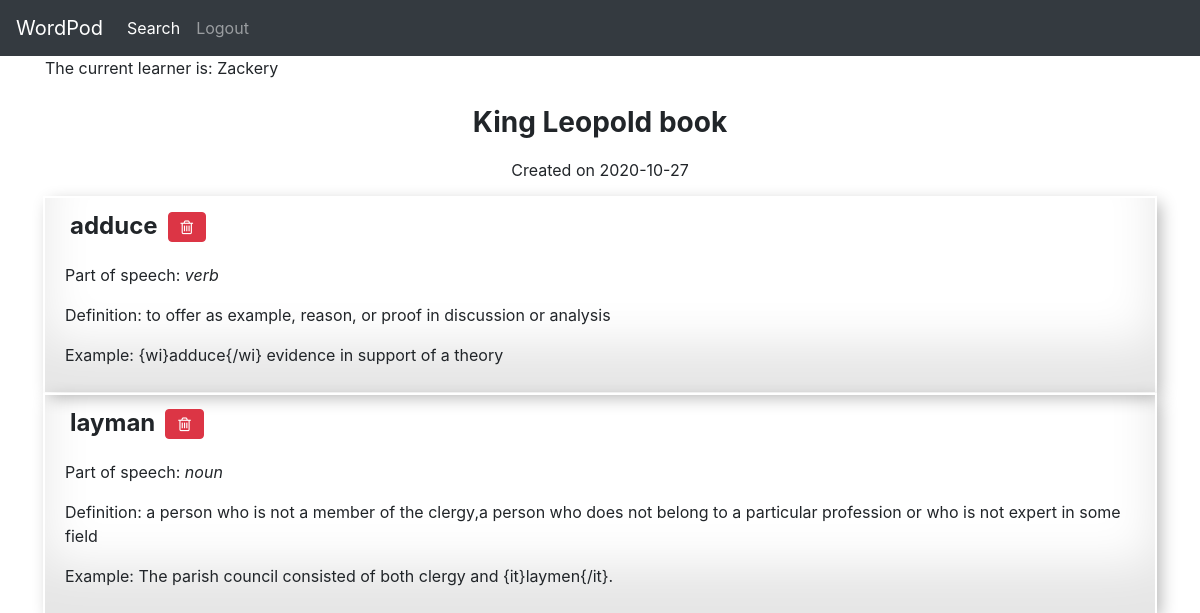
/index/8 (signed in), run on the app's committed database.
### app/models.py (models this page shows, shortened)
class User(UserMixin, db.Model):
    id=db.Column(db.Integer, primary_key=True)
    username=db.Column(db.String(64), index=True, unique=True)
    email=db.Column(db.String(120), index=True, unique=True)
    password_hash=db.Column(db.String(128))
    wordlists=db.relationship('Wordlist', backref='learner', lazy='dynamic')
    def __repr__(self):
        return self.username

class Wordlist(db.Model):
    id=db.Column(db.Integer, primary_key=True)
    title=db.Column(db.String(64), index=True, nullable=False)
    timestamp=db.Column(db.DateTime, index=True, default=datetime.utcnow)
    user_id=db.Column(db.Integer, db.ForeignKey('user.id'))

class Word(db.Model):
    id=db.Column(db.Integer, primary_key=True)
    name=db.Column(db.String(64), index=True)
    part=db.Column(db.String(64))
    definition=db.Column(db.String(128))
    example1=db.Column(db.String(128), nullable=True)
    wordlists = db.relationship('Wordlist', secondary=wordlist_word, backref='words', lazy= 'dynamic')
    def __repr__(self):
        return self.name

### app/routes.py (the view)
@app.route('/index/<int:wordlist_id>', methods=["GET", "POST"])
@login_required
def wordlists(wordlist_id):
    wordlist = Wordlist.query.get_or_404(wordlist_id)
    wl_words = wordlist.words
    print(wl_words)
    if wordlist:
        return render_template('wordlist.html', title=wordlist.title, wordlist=wordlist, wl_words=wl_words)
    else:
        msg = 'No wordlists were found'
        return render_template('wordlist.html', msg=msg)

### app/models.py (called while the page is built)
@login.user_loader
def load_user(id):
    return User.query.get(int(id))

### app/templates/wordlist.html (shortened to what this page needs)
{% extends 'base.html' %}
{% block metacontent %}
<link rel="stylesheet" href="https://cdnjs.cloudflare.com/ajax/libs/font-awesome/4.7.0/css/font-awesome.min.css">
{% endblock %}
{% block content %}
    <p>The current learner is: {{ wordlist.learner }}</p>
    <h3><strong>{{ wordlist.title }}</strong></h3>
    <p class="created-date">Created on {{ wordlist.timestamp.date() }}</p>
    {% for word in wl_words %}
        <div class="word-card">
            <div class="word-info">
                <div class="word">
                    <h4><strong> {{ word }}</strong></h4>
                </div>
                <div class="word">
                    <form action="{{url_for('delete_word', word_id=word.id)}}", method="POST">
                        <button type="submit" class="btn btn-danger" onclick="return confirm('Are you sure you want to delete this word?')"><i class="fa fa-trash-o"></i></button>
                    </form>
                </div>
            </div>
            <p>Part of speech: <em>{{ word.part }}</em></p>
            <p>Definition: {{ word.definition }}</p>
            <p>Example: {{ word.example1 }}</p>
        </div>
    {% endfor %}
{% endblock %}

### app/static/style.css (style rules this page uses)
.login-title, .created-date { text-align: center; }
h3 { text-align: center; padding: 10px; }
.wordlist-info, .word-info { display: flex; flex-direction: row; }
.wordlist-item, .word { padding: 5px; }
.word-card { margin-bottom: 3px; box-shadow: inset 0 -3em 3em rgba(0,0,0,0.1), 0 0 0 2px rgb(255,255,255), 0.3em 0.3em 1em rgba(0,0,0,0.3); padding: 9px 20px; }

### data on the page
User: learner "Zackery"
Wordlist: title "King Leopold book", timestamp "2020-10-27"
Word: name "adduce", part "verb", definition "to offer as example, reason, or proof in discussion or analysis", example1 "{wi}adduce{/wi} evidence in support of a theory"
Word: name "layman", part "noun", definition "a person who is not a member of the clergy,a person who does not belong to a particular profession or who is not expert in some field", example1 "The parish council consisted of both clergy and {it}laymen{/it}."
